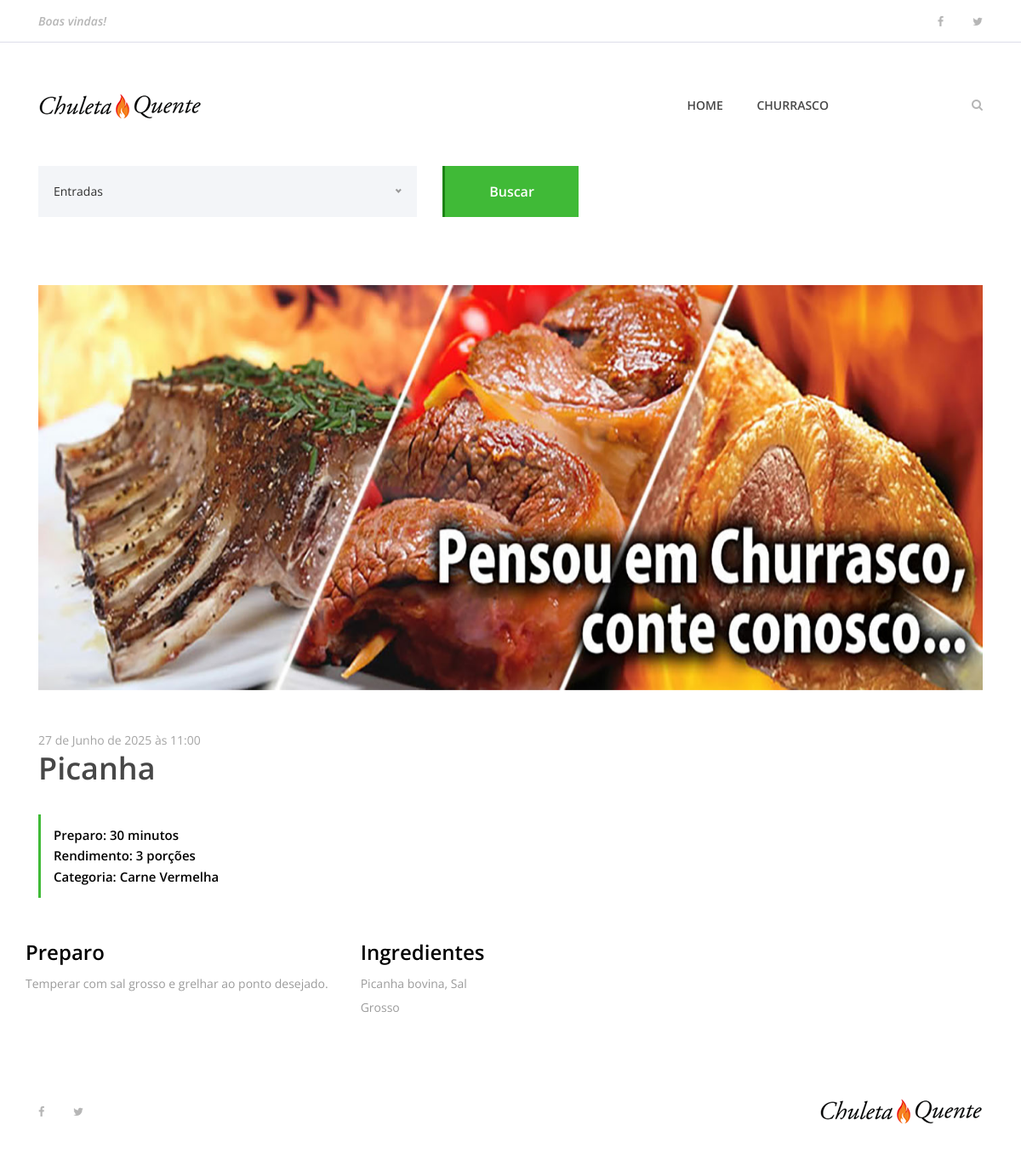
Page /3 on the committed database.
### churras/models.py (models this page shows, shortened)
class Prato(models.Model):
    nome_prato = models.CharField(max_length=100)
    ingredientes = models.TextField()
    modo_preparo = models.CharField()
    tempo_preparo = models.IntegerField(max_length=100)
    rendimento = models.CharField(max_length=10)
    categoria = models.CharField(max_length=100)
    data_prato = models.DateTimeField(default=datetime.now, blank=True)
    funcionario = models.ForeignKey(Funcionario, on_delete=models.CASCADE)
    publicado = models.BooleanField(default=False)
    foto_prato = models.ImageField(upload_to='pratos/%Y/%m/%d', blank=True)

### churras/views.py (the view)
# urls.py: path('<int:id>', churrasco, name='churrasco')
def churrasco(request, id):
    prato = get_object_or_404(Prato, id=id)
    return render(request, 'churrasco.html', {'prato': prato})

### churras/templates/churrasco.html (shortened to what this page needs)
{% extends "base.html" %}
{% load static %}
{% block content %}
</head>
<body>
    {% include "partials/menu.html" %}
    <div class="receipe-post-search mb-80">
        <div class="container">
            <form action="#" method="post">
                <div class="row">
                    <div class="col-12 col-lg-5">
                    </div>
                    <div class="col-12 col-lg-2 text-right">
                        <button type="submit" class="btn delicious-btn">Buscar</button>
                    </div>
                </div>
            </form>
        </div>
    </div>
    <div class="container">
        <div class="row">
            <div class="col-12">
                <div class="receipe-slider owl-carousel">
                    <img src={% static "img/bg-img/tomate_banner.jpg" %}>
                </div>
            </div>
        </div>
    </div>
    <div class="receipe-content-area">
        <div class="container">
            <div class="row">
                <div class="col-12 col-md-8">
                    <div class="receipe-headline my-5">
                        <span>{{ prato.data_prato}}</span>
                        <h2>{{ prato.nome_prato }}</h2>
                        <div class="receipe-duration">
                            <h6>Preparo: {{ prato.tempo_preparo}} minutos</h6>
                            <h6>Rendimento: {{ prato.rendimento }} porções</h6>
                            <h6>Categoria: {{ prato.categoria }}</h6>
                        </div>
                    </div>
                </div>
                <div class="row">
                    <div class="col-12 col-lg-8">
                        <h4>Preparo</h4>
                        <div class="single-preparation-step d-flex">
                            <p>{{ prato.modo_preparo }} </p>
                        </div>
                    </div>
                    <div class="col-12 col-lg-4">
                        <h4>Ingredientes</h4>
                        <div class="ingredients">
                            <div class="ingredients">
                                <p>{{ prato.ingredientes}}</p>
                            </div>
                        </div>
                    </div>
                </div>
                {% include "partials/footer.html" %}
                {% endblock %}

### static/site.css (style rules this page uses)
* { margin: 0; padding: 0; }
body { font-family: 'Open Sans', sans-serif; font-size: 14px; }
h1, h2, h3, h4, h5, h6 { color: #000000; line-height: 1.3; font-weight: 600; }
p { color: #9b9b9b; font-size: 14px; line-height: 2; font-weight: 400; }
img { height: auto; max-width: 100%; }
.mb-80 { margin-bottom: 80px !important; }
.delicious-btn { display: inline-block; min-width: 160px; height: 60px; color: #ffffff; border: none; border-left: 3px solid #1c8314; border-radius: 0; padding: 0 30px; font-size: 16px; line-height: 58px; font-weight: 600; -webkit-transition-duration: 500ms; transition-duration: 500ms; text-transform: capitalize; background-color: #40ba37; }
.receipe-post-search { position: relative; z-index: 20; }
.receipe-slider { position: relative; z-index: 1; }
.receipe-headline span { font-size: 14px; display: block; color: #a4a4a4; margin-bottom: 0; }
.receipe-headline h2 { font-size: 36px; color: #474747; margin-bottom: 30px; }
.receipe-headline .receipe-duration { border-left: 3px solid #40ba37; padding: 15px; }
.receipe-headline .receipe-duration h6 { font-size: 15px; margin-bottom: 5px; }
.receipe-headline .receipe-duration h6:last-child { margin-bottom: 0; }
.single-preparation-step { position: relative; z-index: 1; margin-bottom: 50px; }

### rows in the picture
Prato: data_prato "27 de Junho de 2025 às 11:00", nome_prato "Picanha", tempo_preparo "30", rendimento "3", categoria "Carne Vermelha", modo_preparo "Temperar com sal grosso e grelhar ao ponto desejado.", ingredientes "Picanha bovina, Sal Grosso"
